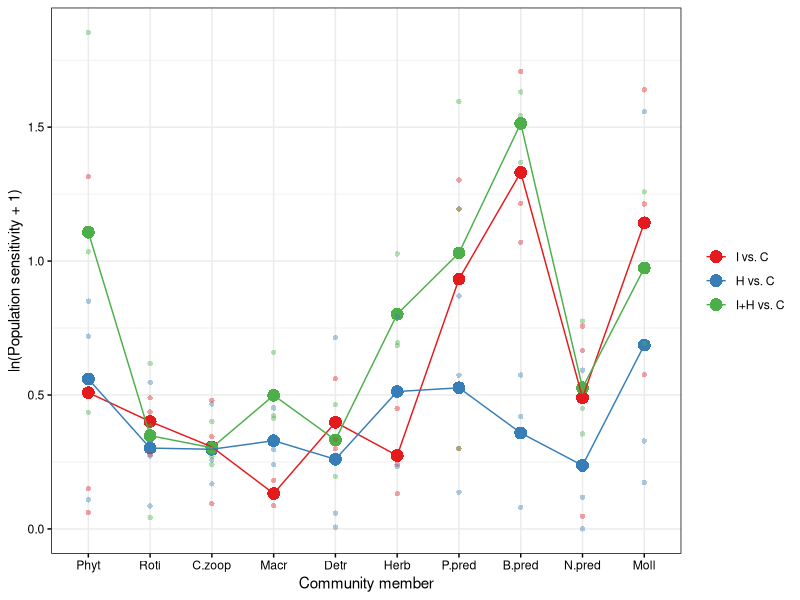
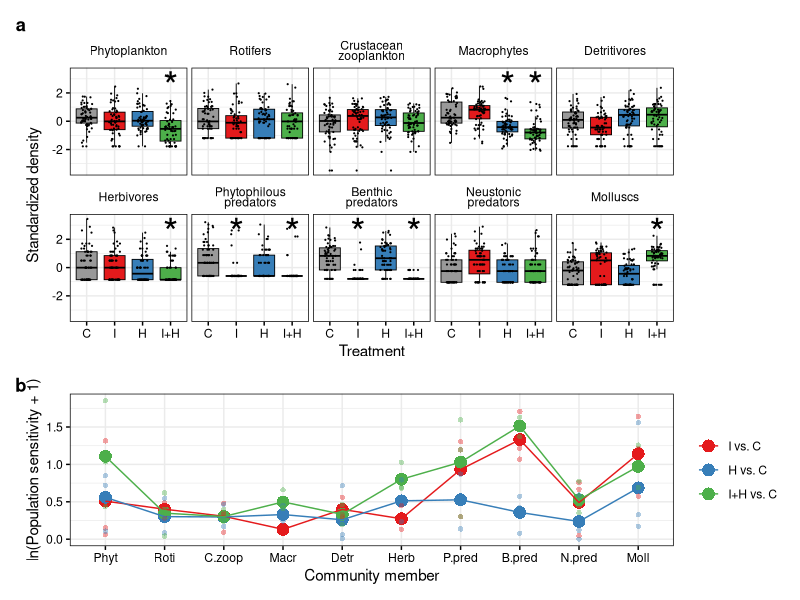

Here is the R script that generated these plots, in order:
## ---- chunk 1
knitr::opts_chunk$set(echo = TRUE)
## ---- chunk 2
sessionInfo() #save session information (R version 3.6.3 (2020))

library(ggplot2); packageVersion("ggplot2") #3.3.2
library(dplyr); packageVersion("dplyr") #1.0.2
library(tidyr); packageVersion("tidyr") #1.1.2
library(patchwork); packageVersion("patchwork") #1.1.1
library(RColorBrewer); packageVersion("RColorBrewer") #1.1.2
library(ggsci); packageVersion("ggsci") #2.9
## ---- chunk 3

# Load standardized time series

all_Ts <- read.csv("./processed_data/all_Ts240123.csv") 

all_Ts <- #add required columns
  all_Ts %>%
  separate(Year_Tank, into=c("Year", "Tank"), sep="_") %>% #year and tank
  mutate(Treatment=substr(Tank, 1, nchar(Tank)-1)) %>% #treatment name
  mutate(Treatment=factor(Treatment, levels=c("Cont", "Fipro", "Pent", "Joint")), #order of treatments
         Tank=factor(Tank, levels=unique(Tank)), #order of tanks
         Recipient=factor(Recipient, levels=c("Phytopla1", "Roti1", "Zoopla1", "Mp1", 
                                              "Det1", "Herb1", "Pred.P1", "Pred.B1", "Pred.S1", "Moll1"))) #order of recipient populations
## ---- chunk 4

# Averaging density over replicates

all_Ts_smrz <- 
  all_Ts %>%
  group_by(Treatment, Recipient, Year) %>%
  summarise(Abundance_m=mean(Abundance, na.rm=TRUE)) #mean raw density


## Show data sheet

head(all_Ts_smrz)

# Calculating log response ratio

Abundance_TrEff_nRR_0.1 <-  # calculate log response ratio following the method from Mratinson and Raupp 2013
  all_Ts_smrz %>%
  ungroup(.) %>%
  spread(value=Abundance_m, key=Treatment) %>%
  mutate(Fipro_Cont=log((Fipro+0.1)/(Cont+0.1)), 
         Pent_Cont=log((Pent+0.1)/(Cont+0.1)),
         Joint_Cont=log((Joint+0.1)/(Cont+0.1))) %>%
  select(-Cont, -Fipro, -Pent, -Joint) %>%
  gather(key=Treatment_Cont, value=Abundance_response_nRR_0.1, -(1:2)) %>%
  mutate(Treatment_Cont=factor(Treatment_Cont, levels=c("Fipro_Cont", "Pent_Cont", "Joint_Cont")))

Abundance_TrEff <- Abundance_TrEff_nRR_0.1
Abundance_TrEff <- filter(Abundance_TrEff, Recipient!="Pred.C1") # omit nektonic predators
Abundance_TrEff$abs_Abundance_response_nRR_0.1 <- abs(Abundance_TrEff$Abundance_response_nRR_0.1) #Absolute values

Abundance_TrEff$Recipient <- factor(Abundance_TrEff$Recipient, 
                                    levels=c("Phytopla1", "Roti1", "Zoopla1", "Mp1", 
                                             "Det1", "Herb1", "Pred.P1", "Pred.B1", "Pred.S1", "Moll1"))

## Show data sheet

head(Abundance_TrEff)

# Visualize sensitivity

smrz_Abundance_TrEff <- 
  Abundance_TrEff %>%
  group_by(Recipient, Treatment_Cont) %>%
  summarise(abs_Abundance_response_nRR_0.1=(exp(mean(log(abs_Abundance_response_nRR_0.1+1)))-1)) %>% #calculating geometric mean
  ungroup(.)

## Split by treatments

theme_custom <- function() {
  theme_bw() + 
    theme(axis.text=element_text(colour="black"), 
          axis.ticks=element_line(colour="black"),
          panel.border=element_rect(fill=NA, 
                                    colour="black"), 
          panel.spacing=unit(3, "pt"),
          strip.text=element_text(colour="black", lineheight=0.7))
}

palSet1 <- brewer.pal(9, "Set1")
reaction.norm <-
  smrz_Abundance_TrEff %>%
  #  mutate(Treatment_Cont=factor(Treatment_Cont, levels=c("Fipro_Cont", "Joint_Cont", "Pent_Cont"))) %>%
  ggplot(aes(x=Recipient, y=log(abs_Abundance_response_nRR_0.1+1))) +
  geom_point(aes(group=Treatment_Cont, color=Treatment_Cont), size=4, shape=16) +
  geom_line(aes(group=Treatment_Cont, color=Treatment_Cont)) +
  geom_point(Abundance_TrEff, mapping=aes(x=Recipient, y=log(abs_Abundance_response_nRR_0.1+1), group=Treatment_Cont, color=Treatment_Cont), alpha=0.4, shape=16) +
  scale_color_manual(values=palSet1[c(1, 2, 3)], labels=c("I vs. C", "H vs. C", "I+H vs. C")) + 
  scale_x_discrete(name="Community member", labels=c("Phyt", "Roti", "C.zoop", "Macr", "Detr", "Herb", "P.pred", "B.pred", "N.pred", "Moll")) + 
  guides(color=guide_legend(title=NULL)) +
  ylab("ln(Population sensitivity + 1)") + 
  theme_custom()

reaction.norm #Fig. 2b

#write.csv(Abundance_TrEff, "./processed_data/Abundance_TrEff.csv", row.names=FALSE) # export sensitivity data
## ---- chunk 5
# Visualize data

labeli <- as_labeller(c(`Phytopla1`="Phytoplankton", #map facet labels
                        `Roti1`="Rotifers",
                        `Zoopla1`="Crustacean\nzooplankton",
                        `Mp1`="Macrophytes",
                        `Det1`="Detritivores",
                        `Herb1`="Herbivores",
                        `Pred.P1`="Phytophilous\npredators",
                        `Pred.B1`="Benthic\npredators",
                        `Pred.S1`="Neustonic\npredators",
                        `Moll1`="Molluscs"))
lab <- data.frame(lab="*", 
                  Recipient=factor(c("Phytopla1", "Mp1", "Mp1", 
                                 "Herb1", "Pred.P1", "Pred.P1", 
                                 "Pred.B1", "Pred.B1", "Moll1"), 
                               levels=c("Phytopla1", "Roti1", "Zoopla1", "Mp1", 
                                        "Det1", "Herb1", "Pred.P1", "Pred.B1", "Pred.S1", "Moll1")))

palSet1 <- brewer.pal(9, "Set1")


set.seed(1)
density.boxplot_gg <- 
  ggplot(na.omit(filter(all_Ts, Recipient!="Pred.C1")), mapping=aes(x=Treatment, y=scAbundance)) +
  geom_boxplot(mapping=aes(fill=Treatment), outlier.shape=NA, size=0.3, colour="black") + 
  scale_fill_manual(values=palSet1[c(9, 1, 2, 3)]) + 
  geom_jitter(width=0.2, size=0.1) + 
  facet_wrap(~Recipient, nrow=2, labeller=labeli) + 
  scale_x_discrete(labels=c("C", "I", "H", "I+H")) +
  theme_custom() + #theme
  theme(strip.background=element_blank(), legend.position="none") +
  geom_text(data=lab, aes(label=lab), x=c(4, 3, 4, 4, 2, 4, 2, 4, 4), y=2.5, size=10) +
  labs(y="Standardized density") #軸ラベル
## ---- chunk 6
#windows(8, 7, rescale="fixed")
density.boxplot_gg / reaction.norm + plot_layout(height=c(5, 3)) + plot_annotation(tag_levels="a") & theme(plot.tag=element_text(face="bold"))
#ggsave("fig2.ggplot2_.pdf", width=8, height=7, device=cairo_pdf, unit="in")
